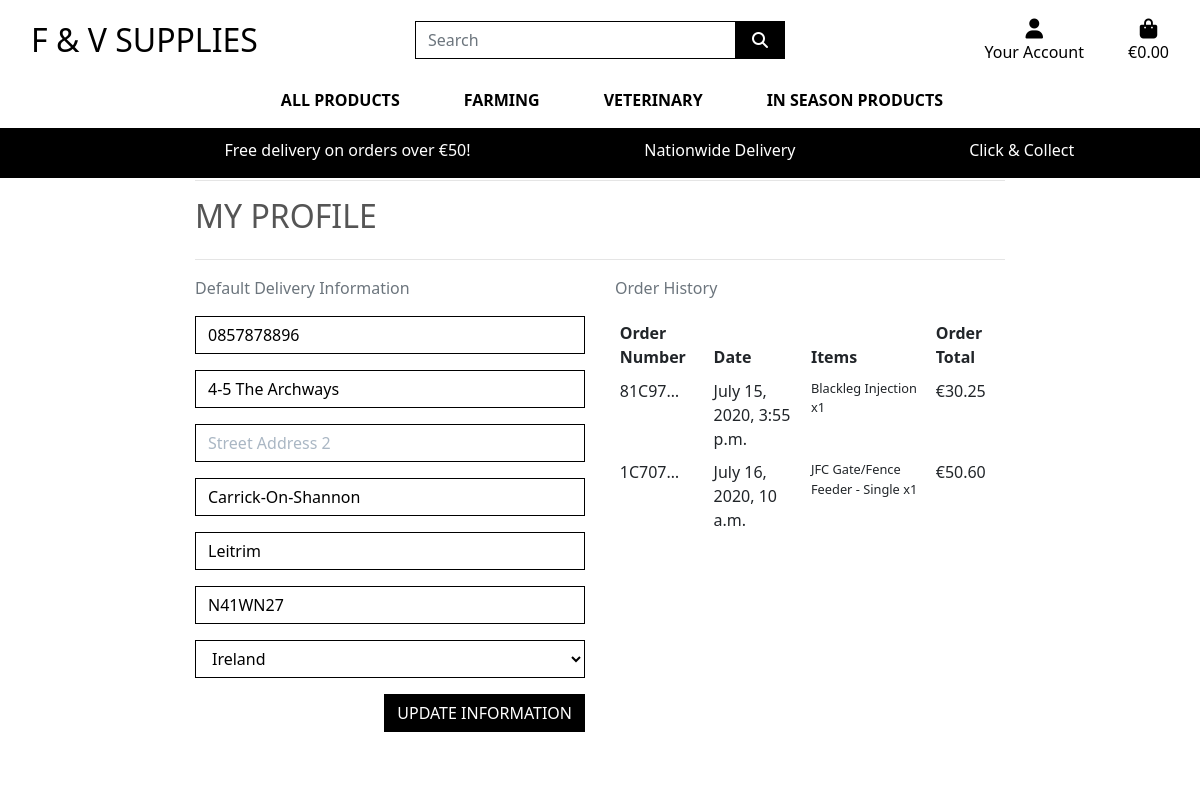
Screenshot of /profile/ (signed in) with the database file from the repository.
### profiles/models.py (models this page shows, shortened)
class UserProfile(models.Model):
    user = models.OneToOneField(User, on_delete=models.CASCADE)
    default_phone_number = models.CharField(max_length=20, null=True, blank=True)
    default_street_address1 = models.CharField(max_length=80, null=True, blank=True)
    default_street_address2 = models.CharField(max_length=80, null=True, blank=True)
    default_town_or_city = models.CharField(max_length=40, null=True, blank=True)
    default_county = models.CharField(max_length=80, null=True, blank=True)
    default_postcode = models.CharField(max_length=20, null=True, blank=True)
    default_country = CountryField(blank_label='Country', null=True, blank=True)

### checkout/models.py (models this page shows, shortened)
class Order(models.Model):
    order_number = models.CharField(max_length=32, null=False, editable=False)
    user_profile = models.ForeignKey(UserProfile, on_delete=models.SET_NULL,
                                     null=True, blank=True, related_name='orders')
    full_name = models.CharField(max_length=50, null=False, blank=False)
    email = models.EmailField(max_length=254, null=False, blank=False)
    phone_number = models.CharField(max_length=20, null=False, blank=False)
    street_address1 = models.CharField(max_length=80, null=False, blank=False)
    street_address2 = models.CharField(max_length=80, null=True, blank=True)
    town_or_city = models.CharField(max_length=40, null=False, blank=False)
    county = models.CharField(max_length=80, null=True, blank=True)
    country = CountryField(blank_label='Country *', null=False, blank=False)
    postcode = models.CharField(max_length=20, null=True, blank=True)
    date = models.DateTimeField(auto_now_add=True)
    delivery_cost = models.DecimalField(max_digits=6, decimal_places=2, null=False, default=0)
    order_total = models.DecimalField(max_digits=10, decimal_places=2, null=False, default=0)
    grand_total = models.DecimalField(max_digits=10, decimal_places=2, null=False, default=0)
    original_bag = models.TextField(null=False, blank=False, default='')
    stripe_pid = models.CharField(max_length=254, null=False, blank=False, default='')

class OrderLineItem(models.Model):
    order = models.ForeignKey(Order, null=False, blank=False, on_delete=models.CASCADE, related_name='lineitems')
    product = models.ForeignKey(Product, null=False, blank=False, on_delete=models.CASCADE)
    quantity = models.IntegerField(null=False, blank=False, default=0)
    lineitem_total = models.DecimalField(max_digits=6, decimal_places=2, null=False, blank=False, editable=False)

### products/models.py (models this page shows, shortened)
class Product(models.Model):
    category = models.ForeignKey('Category', null=True, blank=True, on_delete=models.SET_NULL)
    sku = models.CharField(max_length=254, null=True, blank=True)
    name = models.CharField(max_length=254)
    description = models.TextField()
    price = models.DecimalField(max_digits=6, decimal_places=2)
    rating = models.DecimalField(max_digits=6, decimal_places=2, null=True, blank=True)
    image_url = models.URLField(max_length=1024, null=True, blank=True)
    image = models.ImageField(null=True, blank=True)

### profiles/views.py (the view)
# urls.py: path('profile/', include('profiles.urls')),
def profile(request):
    profile = get_object_or_404(UserProfile, user=request.user)
    if request.method == 'POST':
        form = UserProfileForm(request.POST, instance=profile)
        if form.is_valid():
            form.save()
            messages.success(request, 'Profile updated successfully')
        else:
            messages.error(request, 'Update failed. Please ensure the form is valid.')
    else:
        form = UserProfileForm(instance=profile)
    orders = profile.orders.all()
    template = 'profiles/profile.html'
    context = {
        'form': form,
        'orders': orders,
        'on_profile_page': True
    }
    return render(request, template, context)

### profiles/forms.py
class UserProfileForm(forms.ModelForm):
    class Meta:
        model = UserProfile
        exclude = ('user',)
    def __init__(self, *args, **kwargs):
        super().__init__(*args, **kwargs)
        placeholders = {
            'default_phone_number': 'Phone Number',
            'default_postcode': 'Postal Code',
            'default_town_or_city': 'Town or City',
            'default_street_address1': 'Street Address 1',
            'default_street_address2': 'Street Address 2',
            'default_county': 'County',
        }
        self.fields['default_phone_number'].widget.attrs['autofocus'] = True
        for field in self.fields:
            if field != 'default_country':
                if self.fields[field].required:
                    placeholder = f'{placeholders[field]} *'
                else:
                    placeholder = placeholders[field]
                self.fields[field].widget.attrs['placeholder'] = placeholder
            self.fields[field].widget.attrs['class'] = 'border-black rounded-0 profile-form-input'
            self.fields[field].label = False

### bag/contexts.py (called while the page is built, shortened)
def bag_contents(request):
    bag_items = []
    total = 0
    product_count = 0
    bag = request.session.get('bag', {})
    if total < settings.FREE_DELIVERY_THRESHOLD:
        delivery = total * Decimal(settings.STANDARD_DELIVERY_PERCENTAGE / 100)
        free_delivery_delta = settings.FREE_DELIVERY_THRESHOLD - total
    else:
        delivery = 0
        free_delivery_delta = 0
    grand_total = delivery + total
    context = {
        'bag_items': bag_items,
        'total': total,
        'product_count': product_count,
        'delivery': delivery,
        'free_delivery_delta': free_delivery_delta,
        'free_delivery_threshold': settings.FREE_DELIVERY_THRESHOLD,
        'grand_total': grand_total,
    }
    return context

### profiles/templates/profiles/profile.html (shortened to what this page needs)
<!DOCTYPE html>
{% extends "base.html" %}
{% load static %}
{% block extra_css %}
    <link rel="stylesheet" href="{% static 'profiles/css/profile.css' %}">
{% endblock %}
{% block page_header %}
    <div class="container header-container">
    </div>
{% endblock %}
{% block content %}
    <div class="overlay"></div>
    <div class="container">
        <div class="row">
            <div class="col">
                <hr>
                <h2 class="logo-font mb-4">My Profile</h2>
                <hr>
            </div>
        </div>
        <div class="row">
            <div class="col-12 col-lg-6">
                <p class="text-muted">Default Delivery Information</p>
                <form class="mt-3" action="{% url 'profile' %}" method="POST" id="profile-update-form">
                    {{ form|crispy }}
                    <button class="btn btn-black rounded-0 text-uppercase float-right">Update Information</button>
                </form>
            </div>
            <div class="col-12 col-lg-6">
                <p class="text-muted">Order History</p>
                <div class="order-history table-responsive">
                    <table class="table table-sm table-borderless">
                        <thead>
                            <tr>
                                <th>Order Number</th>
                                <th>Date</th>
                                <th>Items</th>
                                <th>Order Total</th>
                            </tr>
                        </thead>
                        <tbody>
                            {% for order in orders %}
                                <tr>
                                    <td>
                                        <a href="{% url 'order_history' order.order_number %}"
                                        title="{{ order.order_number }}">
                                            {{ order.order_number|truncatechars:6 }}
                                        </a>
                                    </td>
                                    <td>{{ order.date }}</td>
                                    <td>
                                        <ul class="list-unstyled">
                                            {% for item in order.lineitems.all %}
                                                <li class="small">
                                                    {{ item.product.name }} x{{ item.quantity }}
                                                </li>
                                            {% endfor %}
                                        </ul>
                                    </td>
                                    <td>€{{ order.grand_total }}</td>
                                </tr>
                            {% endfor %}
                        </tbody>
                    </table>
                </div>
            </div>
        </div>
{% endblock %}

### static/css/base.css (style rules this page uses)
html { height: 100%; }
body { background: url('/media/programmes-min.jpg') no-repeat center center fixed; background-size: cover; height: calc(100vh - 164px); color: #555; font-family:'Segoe UI', Tahoma, Geneva, Verdana, sans-serif ; }
.logo-font { text-transform: uppercase; }
.btn-black { background: black; color: white; }
.border-black { border: 1px solid black !important; }
.overlay { height: 100%; width: 100%; top: 0; left: 0; position: fixed; background: white; z-index: -1; }
a { color: inherit; text-decoration: none; }
@media (min-width: 992px) { .header-container { padding-top: 164px; } }
@media (min-width: 1200px) { .container { max-width: 70%; } }

### profiles/static/profiles/css/profile.css (style rules this page uses)
.order-history { max-height: 416px; overflow-y: auto; }
#profile-update-form .form-control { color: #000; }
#profile-update-form input::placeholder { color: #aab7c4; }
#id_default_country, #id_default_country option:not(:first-child) { color: #000; }

### rows the page displays
UserProfile: default_phone_number "0857878896", default_street_address1 "4-5 The Archways", default_town_or_city "Carrick-On-Shannon", default_county "Leitrim", default_postcode "N41WN27", default_country "Ireland"
Order: order_number "81C97…", date "July 15, 2020, 3:55 p.m.", grand_total "30.25"
OrderLineItem: product.name "Blackleg Injection", quantity "1"
Order: order_number "1C707…", date "July 16, 2020, 10 a.m.", grand_total "50.60"
OrderLineItem: product.name "JFC Gate/Fence Feeder - Single", quantity "1"

### other values shown
{{ free_delivery_threshold }} "50"
